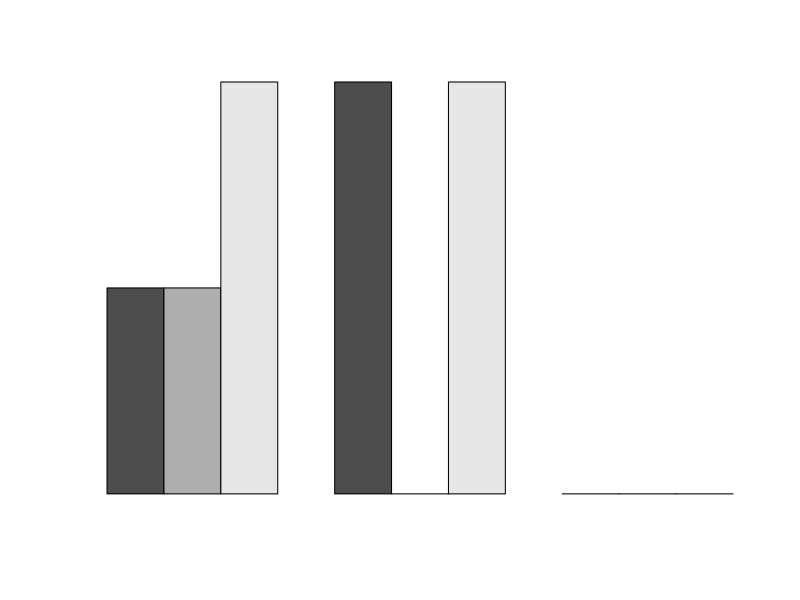

Write the R code that produced this figure. (Note: this script raises an error after producing the figure.)
"
Simulate piors for categorical values
- Categorical input: Profession, Grade
- Categorical output: difficulty, confidence (likert scales) //See what McElreath recommends
"

"GRADES
What is the probability distribution of grades?
In E2 there were 6 grade levels (from 0 to 5). However, only levels 3,4,5 were allowed to take the
tasks. Hence, these are the only three levels available in the task dataset. Similarly, in 
E1
"

trial_list <-  c(5000) #500,50000) #number successful of trials for the binomial distribution
grade_range = c(3:5)
grade_priors_matrix <- matrix(nrow=1, ncol=3)

# hist_prior <- hist(rnbinom(5,mu=1,size=1),plot=FALSE)
# grade_priors_matrix <- rbind(grade_priors_matrix,hist_prior$counts)
i <- 0
#Simulate priors for Grade
for(grade_mu in grade_range){
  for(trial in trial_list){
    prior <- rnbinom(5,mu=grade_mu,size=trial)
    hist_prior <- hist(prior, plot=FALSE )
    grade_priors_matrix <- rbind(grade_priors_matrix,hist_prior$counts)
  }
}
nrows <- dim(grade_priors_matrix)[1]
grade_priors_matrix <- grade_priors_matrix[2:nrows,]
grade_priors_matrix

barplot(grade_priors_matrix,beside = TRUE,
        names.arg = c(0:5))

#round(hist_prior$breaks[-length(hist_prior$breaks)]))


#h_grade_prior <- dens(grade_priors_matrix[1:10,],plot=TRUE)
#h_grade_prior <- dens(grade_priors_matrix,breaks = hist_prior$breaks,plot=TRUE)


#barplot(grade_priors_matrix,
#        beside = TRUE,
#        names.arg = round(h_grade_prior$breaks[-length(h_grade_prior$breaks)]))


#Continuous priors
grade_mu <-  rnorm(1e4,3,1)
grade_sigma <-  runif(1e4,0,1)
#grade_prior <-  dnorm(1e4,grade_mu,grade_sigma)

dens(grade_prior)
